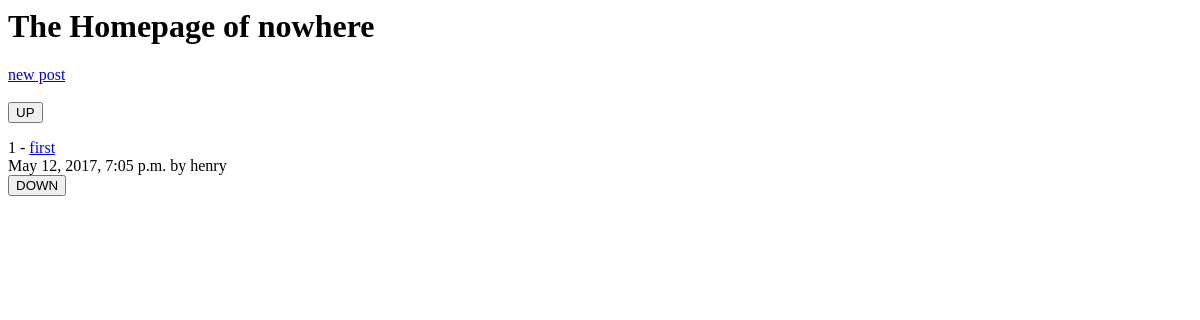
/, run on an earlier commit of the app's database.
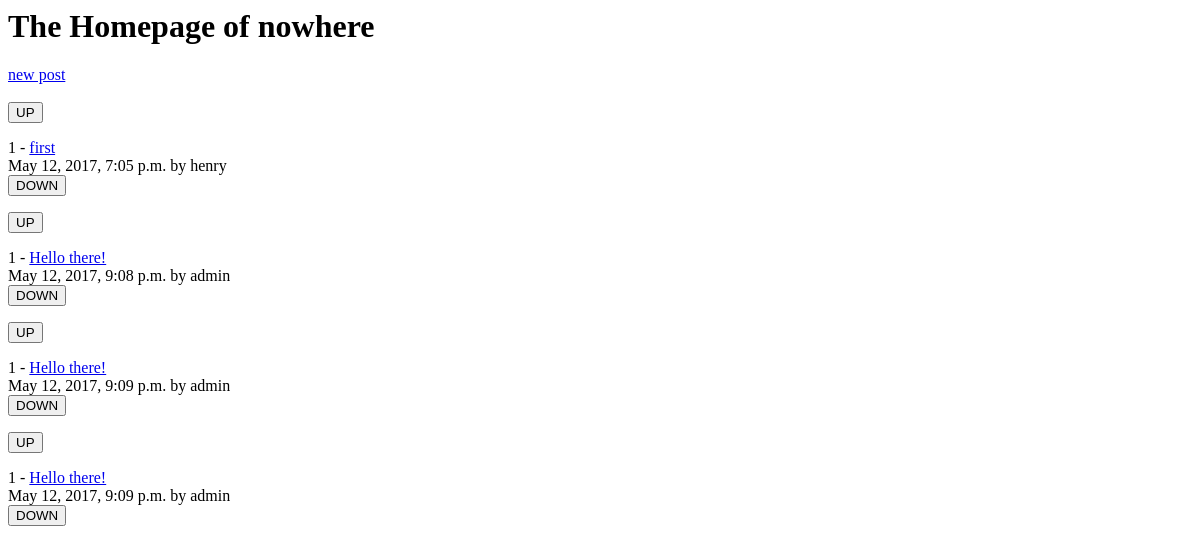
And on a later commit of the database.
### posts/models.py (models this page shows)
class Posts(models.Model):
	title = models.CharField(max_length=200)
	url = models.TextField()
	pub_date = models.DateTimeField()
	author = models.ForeignKey(User)
	votes_total = models.IntegerField(default=1)

### posts/views.py (the view)
# urls.py: 2. Add a URL to urlpatterns:  url(r'^$', views.home, name='home')
def home(request):
    posts = Posts.objects.order_by('votes_total')
    return render(request, 'posts/home.html', {'posts': posts})

### posts/templates/posts/home.html (shortened to what this page needs)
<h1>The Homepage of nowhere</h1>
<a href="{% url 'posts:create' %}">new post</a>
{% for post in posts.all %}
<form method="POST" action="{% url 'posts:upvote' post.id %}">
  <input type="submit" value="UP">
</form> {{ post.votes_total }}  - <a href="{{ post.url }}" target="_blank">{{ post.title }}</a>
{{ post.pub_date }} by {{ post.author.username }}
<form method="POST" action="{% url 'posts:downvote' post.id %}">
  <input type="submit" value="DOWN">
</form>
{% endfor %}

What changed in the data, as far as the page shows it:
added Posts: votes_total "1", title "Hello there!", pub_date "May 12, 2017, 9:08 p.m.", author.username "admin"
added Posts: votes_total "1", title "Hello there!", pub_date "May 12, 2017, 9:09 p.m.", author.username "admin"
added Posts: votes_total "1", title "Hello there!", pub_date "May 12, 2017, 9:09 p.m.", author.username "admin"
